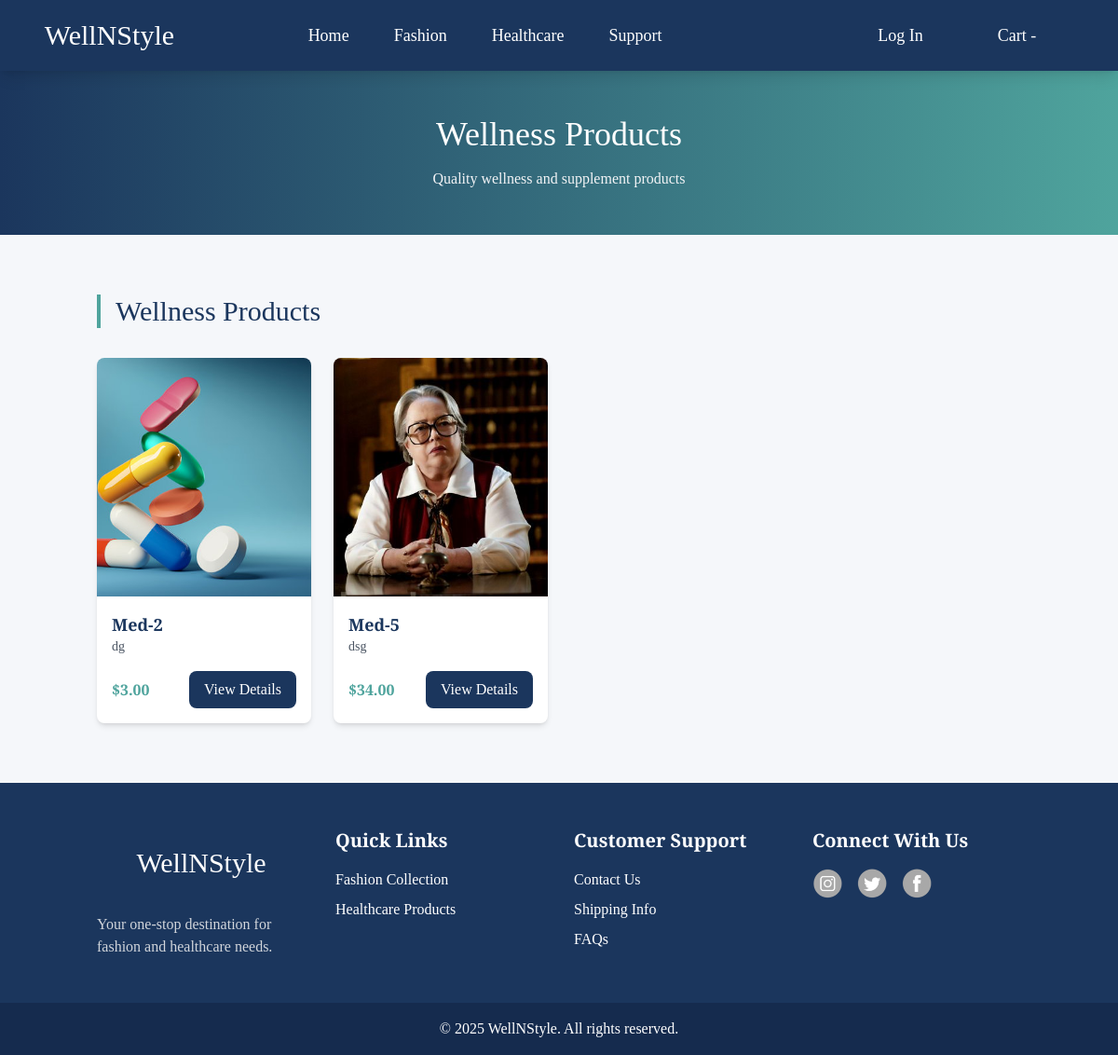
Page /wellness/ on the committed database.
### ecom/models.py (models this page shows, shortened)
class Product(models.Model):
    name = models.CharField(max_length=255)
    description = models.TextField()
    price = models.DecimalField(max_digits=10, decimal_places=2)
    category = models.ForeignKey(Category, on_delete=models.CASCADE)
    image = models.ImageField(upload_to='product/img')
    stock_quantity = models.IntegerField()

### ecom/views.py (the view)
# urls.py: path('wellness/', wellness, name='wellness'),
def wellness(request):
    try:
        wellness_category = Category.objects.get(name="wellness")
        wellness_products = Product.objects.filter(category=wellness_category)
        return render(request, 'ecom/wellness.html', {
            "wellness": wellness_products,
        })
    except Category.DoesNotExist:
        return render(request, 'ecom/wellness.html', {
            "wellness": [],
        })

### ecom/templates/ecom/wellness.html (shortened to what this page needs)
{% extends 'ecom/base.html' %}
{% load static %}
{% block body %}
<div class="bg-gradient-to-r from-[#1B365D] to-[#4FA49D] py-12">
    <h1 class="text-4xl text-center text-white mb-4">Wellness Products</h1>
    <p class="text-center text-gray-100">Quality wellness and supplement products</p>
</div>
<section class="py-16 bg-[#F5F7FA]">
    <div class="container mx-auto px-4">
        <h2 class="text-3xl text-[#1B365D] mb-8 pl-4 border-l-4 border-[#4FA49D]">Wellness Products</h2>
        {% if wellness %}
        <div class="grid grid-cols-1 md:grid-cols-3 lg:grid-cols-4 gap-6">
            {% for product in wellness %}
            <div class="bg-white rounded-lg shadow-md overflow-hidden hover:shadow-xl transition-shadow">
                <a href="{% url 'product' product.id %}">
                    <img class="w-full h-64 object-cover" src="/media/{{product.image}}" alt="{{product.name}}">
                    <div class="p-4">
                        <h3 class="text-lg font-semibold text-[#1B365D]">{{product.name}}</h3>
                        <p class="text-gray-600 text-sm mb-2">{{product.description|truncatechars:100}}</p>
                        <div class="flex justify-between items-center mt-4">
                            <span class="text-[#4FA49D] font-bold">${{product.price}}</span>
                            <button class="bg-[#1B365D] text-white px-4 py-2 rounded-lg hover:bg-[#4FA49D] transition-colors">
                                View Details
                            </button>
                        </div>
                    </div>
                </a>
            </div>
            {% endfor %}
        </div>
        {% else %}
        <div class="text-center py-8">
            <p class="text-gray-600">No wellness products available at the moment.</p>
        </div>
        {% endif %}
    </div>
</section>
{% endblock %}

### ecom/static/css/style.css (style rules this page uses)
* { font-family: "Josefin Slab", serif; font-optical-sizing: auto; font-weight: 400; font-style: normal; }

### rows in the picture
Product: image (picture), name "Med-2", description "dg", price "3.00"
Product: image (picture), name "Med-5", description "dsg", price "34.00"
